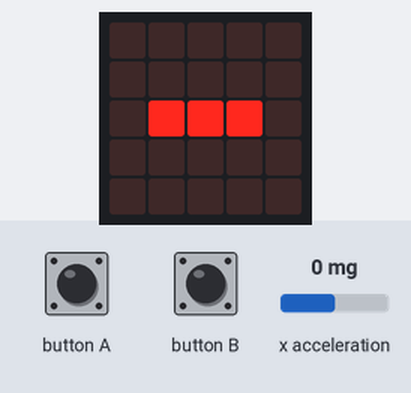
Simulated run of this program. Board: BBC micro:bit running MicroPython. Shown: the board's 5×5 LED display. The inputs (shaded band) are chosen by the test bench; at power-on: x acceleration 0 mg. What the program prints to the serial console is not drawn.

Above: at 1.2 s.
1.3 s: x acceleration set to -19 mg
2.8 s: x acceleration set to -22 mg
At 3.9 s:
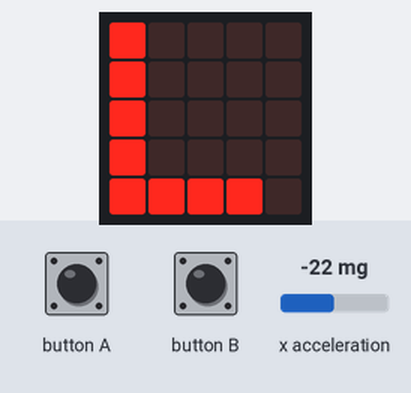
4.3 s: x acceleration set to 750 mg
At 5.0 s:
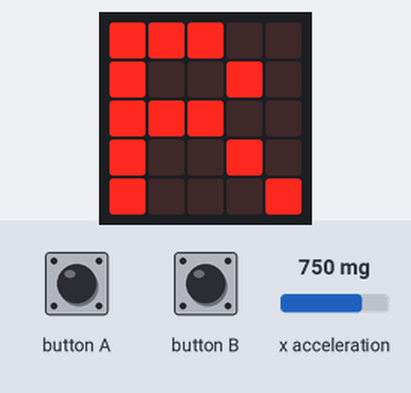
9.0 s: x acceleration set to 23 mg
Timing chart, 0 to 9.7 s (numbered marks = the images above; inputs shaded):
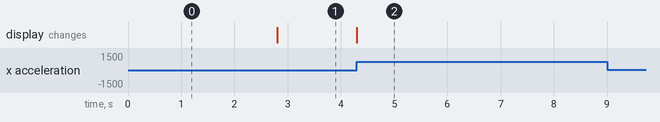

Measured:
- the behaviour switches between -20 and -21 mg on x acceleration (found by bisection; images 0 and 1)
- after the input at 2.8 s, the display: changes at once (image 1)
- after the input at 4.3 s, the display: changes at once (image 2)

The program:

microbit_program.py
```python
from microbit import *

while True:
    reading = accelerometer.get_x()
    if reading > 20:
        display.show("R")
    elif reading < -20:
        display.show("L")
    else:
        display.show("-")
    bA = str(button_a.is_pressed())
    bB = str(button_b.is_pressed())
    print(str(reading)+","+ bA+","+ bB)
```
